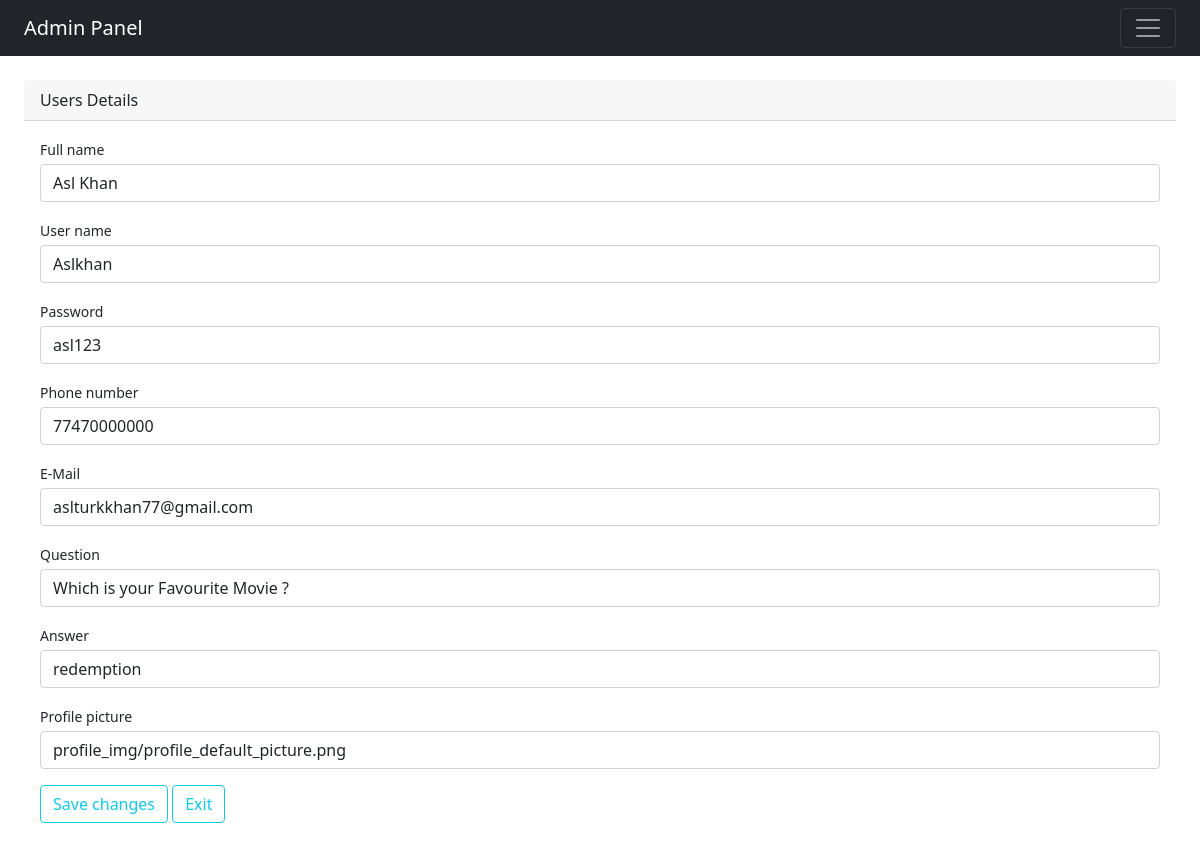
/admin/users_edit.php?id=1 (signed in), run on the app's committed database.
### tables this page shows
CREATE TABLE IF NOT EXISTS `register_table` (
  	`register_id` INT(10) NOT NULL AUTO_INCREMENT,
  	`register_full_name` VARCHAR(100) NOT NULL,
  	`register_user_name` VARCHAR(50) NOT NULL,
  	`register_password` VARCHAR(30) NOT NULL,
  	`register_contact_number` VARCHAR(15) NOT NULL,
  	`register_email` VARCHAR(60) NOT NULL,
  	`register_question` VARCHAR(100) NOT NULL,
  	`register_answer` VARCHAR(50) NOT NULL,
  	`register_profile_picture` VARCHAR(50) NOT NULL DEFAULT 'profile_img/profile_default_picture.png',
  	`register_time` VARCHAR(20) NOT NULL,
  	PRIMARY KEY (`register_id`)
);

### admin/functions/process_users_edit_data.php (called while the page is built)
<?php
    $id = $_GET['id'];
    $order_query = "SELECT * FROM `register_table` WHERE `register_id` = '$id'";
    $users_list_result = mysqli_query($connection_database, $order_query);
    $users_row = mysqli_fetch_assoc($users_list_result);
?>

### admin/users_edit.php (the view, shortened to what this page needs)
<?php
    include("includes/header.php");
    include("../includes/connection.php");
    include("functions/process_users_edit_data.php");
?>
        <div class="container-fluid px-4 mt-4">
            <form action="functions/process_users_edit.php" method="POST" enctype="multipart/form-data">
                <div class=" mb-4">
                    <div class="card-header">Users Details</div>
                        <div class="card-body">
                            <div class="mb-3">
                                <label class="small mb-1">Full name</label>
                                <input name="register_full_name" class="form-control" type="text" placeholder="Register full name" value="<?php echo $users_row['register_full_name']; ?>">
                            </div>
                            <div class="mb-3">
                                <label class="small mb-1">User name</label>
                                <input name="register_user_name" class="form-control" type="text" placeholder="Register user name" value="<?php echo $users_row['register_user_name']; ?>">
                            </div>
                            <div class="mb-3">
                                <label class="small mb-1">Password</label>
                                <input name="regsiter_password" class="form-control" type="text" placeholder="Password" value="<?php echo $users_row['register_password']; ?>">
                            </div>
                            <div class="mb-3">
                                <label class="small mb-1">Phone number</label>
                                <input name="register_contact_number" class="form-control" type="text" placeholder="Phone number" value="<?php echo $users_row['register_contact_number']; ?>">
                            </div>
                            <div class="mb-3">
                                <label class="small mb-1">E-Mail</label>
                                <input name="register_email" class="form-control" type="text" placeholder="E-Mail" value="<?php echo $users_row['register_email']; ?>">
                            </div>
                            <div class="mb-3">
                                <label class="small mb-1">Question</label>
                                <input name="register_question" class="form-control" type="text" placeholder="Question" value="<?php echo $users_row['register_question'] ?>">
                            </div>
                            <div class="mb-3">
                                <label class="small mb-1">Answer</label>
                                <input name="register_answer" class="form-control" type="text" placeholder="Answer" value="<?php echo $users_row['register_answer']; ?>">
                            </div>
                            <div class="mb-3">
                                <label class="small mb-1">Profile picture</label>
                                <input name="register_profile_picture" class="form-control" type="text" placeholder="Profile picture" value="<?php echo $users_row['register_profile_picture']; ?>">
                            </div>
                            <div class="row gx-3 mb-3">
                                <div class="col-md-6">
                                    <button class="btn btn-outline-info" type="submit" value="submit">Save changes</button>
                                    <a class="btn btn-outline-info" href="order_view.php">Exit</a>
                                </div>
                            </div>
                        </div>
                    </div>
                </div>
<?php
    include("includes/footer.php");
?>

### data on the page
register_table: register_full_name "Asl Khan", register_user_name "Aslkhan", regsiter_password "asl123", register_contact_number "77470000000", register_email "aslturkkhan77@gmail.com", register_question "Which is your Favourite Movie ?", register_answer "redemption", register_profile_picture "profile_img/profile_default_picture.png"
